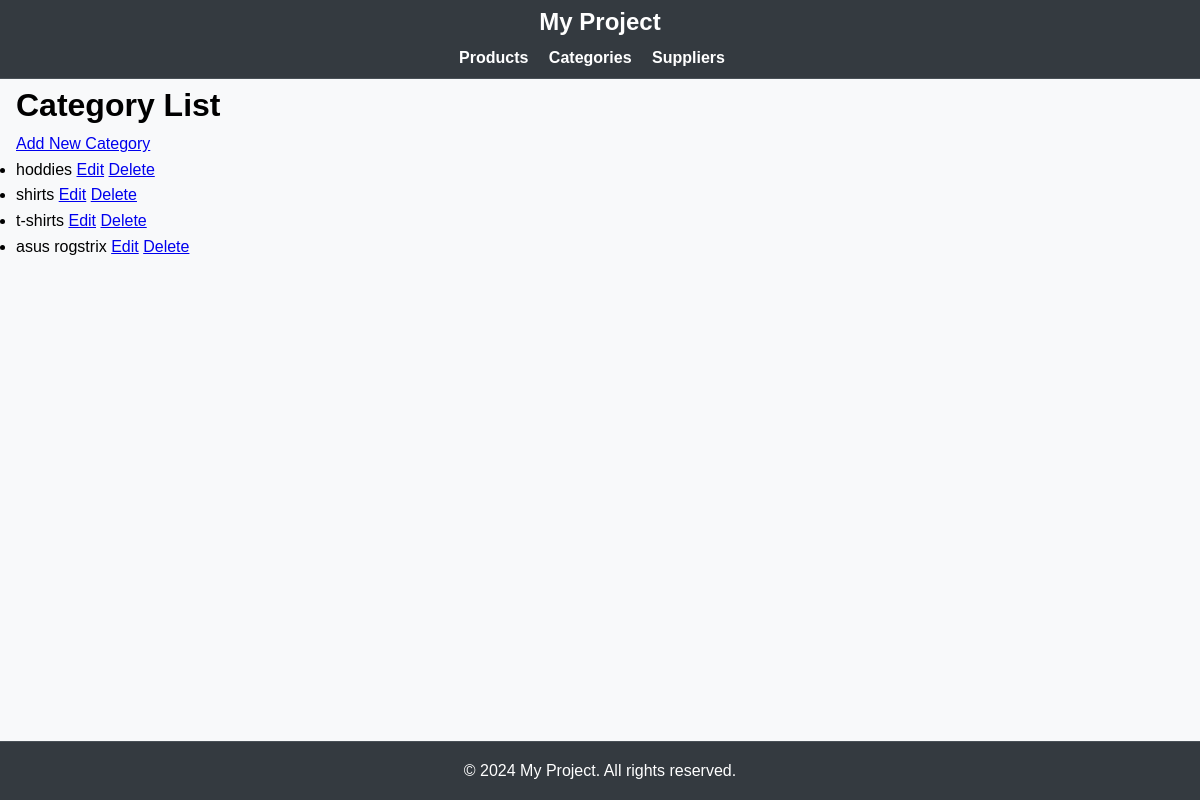
The page /categories/ on the database as committed earlier.
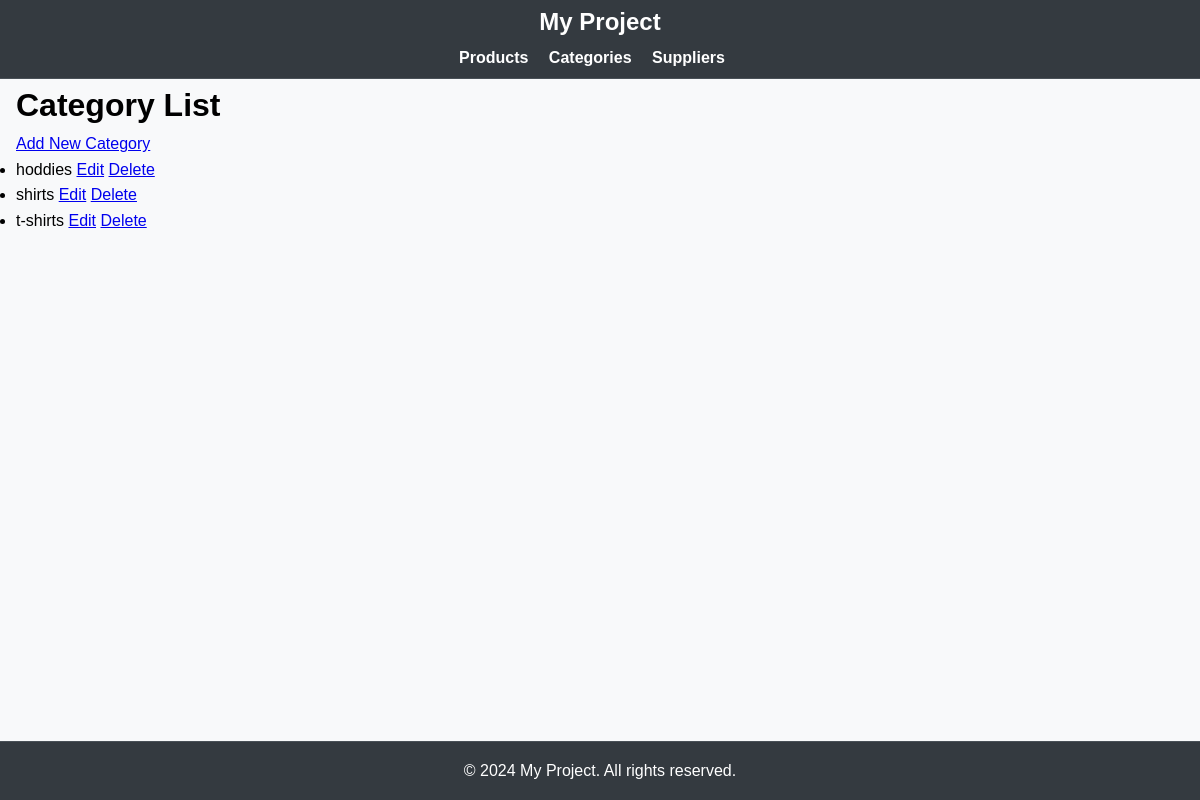
The same page on the database as committed later.
### inventory/models.py (models this page shows, shortened)
class Category(models.Model):
    name = models.CharField(max_length=100)

### inventory/views.py (the view)
# urls.py: path('categories/', views.category_list, name='category_list'),
def category_list(request):
    categories = Category.objects.all()
    return render(request, 'inventory/category_list.html', {'categories': categories})

### inventory/templates/inventory/category_list.html
{% extends "base.html" %}
{% block content %}
<h1>Category List</h1>
<a href="{% url 'category_create' %}">Add New Category</a>
<ul>
    {% for category in categories %}
    <li>
        {{ category.name }}
        <a href="{% url 'category_edit' pk=category.pk %}">Edit</a>
        <a href="{% url 'category_delete' pk=category.pk %}">Delete</a>
    </li>
    {% empty %}
    <li>No categories found.</li>
    {% endfor %}
</ul>
{% endblock %}

Rows that differ between the two databases and show on the page:
removed Category: name "asus rogstrix"
